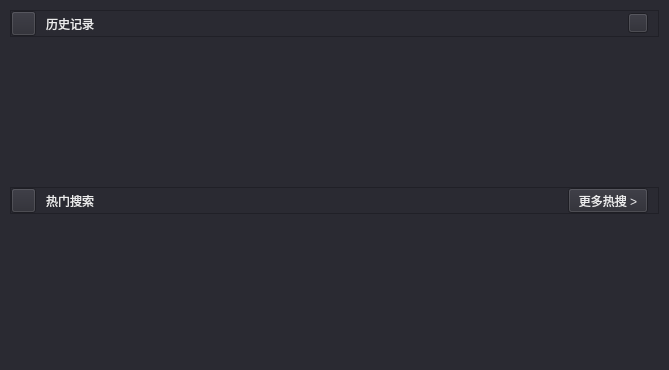
<?xml version="1.0" encoding="UTF-8"?>
<ui version="4.0">
 <class>SearchForm</class>
 <widget class="QWidget" name="SearchForm">
  <property name="geometry">
   <rect>
    <x>0</x>
    <y>0</y>
    <width>669</width>
    <height>370</height>
   </rect>
  </property>
  <property name="minimumSize">
   <size>
    <width>300</width>
    <height>370</height>
   </size>
  </property>
  <property name="maximumSize">
   <size>
    <width>16777215</width>
    <height>370</height>
   </size>
  </property>
  <property name="windowTitle">
   <string>Form</string>
  </property>
  <property name="styleSheet">
   <string notr="true">background-color: #2a2a32;</string>
  </property>
  <layout class="QVBoxLayout" name="verticalLayout_2">
   <property name="spacing">
    <number>10</number>
   </property>
   <property name="leftMargin">
    <number>10</number>
   </property>
   <property name="topMargin">
    <number>10</number>
   </property>
   <property name="rightMargin">
    <number>10</number>
   </property>
   <property name="bottomMargin">
    <number>10</number>
   </property>
   <item>
    <widget class="QStackedWidget" name="stackedWidget_search">
     <property name="currentIndex">
      <number>0</number>
     </property>
     <widget class="QWidget" name="page_his">
      <layout class="QVBoxLayout" name="verticalLayout_3">
       <property name="spacing">
        <number>0</number>
       </property>
       <property name="leftMargin">
        <number>0</number>
       </property>
       <property name="topMargin">
        <number>0</number>
       </property>
       <property name="rightMargin">
        <number>0</number>
       </property>
       <property name="bottomMargin">
        <number>0</number>
       </property>
       <item>
        <layout class="QVBoxLayout" name="verticalLayout">
         <property name="spacing">
          <number>5</number>
         </property>
         <item>
          <widget class="QFrame" name="frame_title_his">
           <property name="frameShape">
            <enum>QFrame::StyledPanel</enum>
           </property>
           <property name="frameShadow">
            <enum>QFrame::Raised</enum>
           </property>
           <layout class="QHBoxLayout" name="horizontalLayout_2">
            <property name="spacing">
             <number>0</number>
            </property>
            <property name="leftMargin">
             <number>0</number>
            </property>
            <property name="topMargin">
             <number>0</number>
            </property>
            <property name="rightMargin">
             <number>0</number>
            </property>
            <property name="bottomMargin">
             <number>0</number>
            </property>
            <item>
             <layout class="QHBoxLayout" name="horizontalLayout">
              <property name="spacing">
               <number>10</number>
              </property>
              <item>
               <widget class="QPushButton" name="btn_his_pic">
                <property name="minimumSize">
                 <size>
                  <width>25</width>
                  <height>25</height>
                 </size>
                </property>
                <property name="maximumSize">
                 <size>
                  <width>25</width>
                  <height>25</height>
                 </size>
                </property>
                <property name="focusPolicy">
                 <enum>Qt::StrongFocus</enum>
                </property>
                <property name="styleSheet">
                 <string notr="true">QPushButton
{
border-image: url(:/images/icon/his_pic.png);
}</string>
                </property>
                <property name="text">
                 <string/>
                </property>
               </widget>
              </item>
              <item>
               <widget class="QLabel" name="label_his_text">
                <property name="styleSheet">
                 <string notr="true">QLabel
{
color:#ececed;
font: 11pt &quot;楷体&quot;;
}</string>
                </property>
                <property name="text">
                 <string>历史记录</string>
                </property>
               </widget>
              </item>
              <item>
               <spacer name="horizontalSpacer">
                <property name="orientation">
                 <enum>Qt::Horizontal</enum>
                </property>
                <property name="sizeHint" stdset="0">
                 <size>
                  <width>348</width>
                  <height>20</height>
                 </size>
                </property>
               </spacer>
              </item>
              <item>
               <widget class="QPushButton" name="btn_his_delete">
                <property name="minimumSize">
                 <size>
                  <width>20</width>
                  <height>20</height>
                 </size>
                </property>
                <property name="maximumSize">
                 <size>
                  <width>20</width>
                  <height>20</height>
                 </size>
                </property>
                <property name="styleSheet">
                 <string notr="true">QPushButton
{
border-image: url(:/images/icon/his_delete.png);
}
QPushButton:hover
{
border-image: url(:/images/icon/his_delete_hover.png);
}</string>
                </property>
                <property name="text">
                 <string/>
                </property>
               </widget>
              </item>
              <item>
               <spacer name="horizontalSpacer_3">
                <property name="orientation">
                 <enum>Qt::Horizontal</enum>
                </property>
                <property name="sizeType">
                 <enum>QSizePolicy::Fixed</enum>
                </property>
                <property name="sizeHint" stdset="0">
                 <size>
                  <width>10</width>
                  <height>20</height>
                 </size>
                </property>
               </spacer>
              </item>
             </layout>
            </item>
           </layout>
          </widget>
         </item>
         <item>
          <widget class="QFrame" name="frame_histories">
           <layout class="QHBoxLayout" name="horizontalLayout_5">
            <property name="spacing">
             <number>8</number>
            </property>
            <item>
             <widget class="QListWidget" name="listWidget_his1">
              <property name="styleSheet">
               <string notr="true">QListWidget
{
padding-left:30px;
border:none;
font: 12pt &quot;楷体&quot;;
color: #68686d;
background-color: #2a2a32;
}

QListWidget::item
{
min-height:26px;
border-radius: 5px;
background-color: #2a2a32;
}

QListWidget::item:selected
{
background-color: #2a2a32;
font: 12pt &quot;楷体&quot;;
color: #68686d;
}

QListWidget::item:hover
{
background-color: #1e1e24;
font: 12pt &quot;楷体&quot;;
color: #56d6df;
}</string>
              </property>
             </widget>
            </item>
            <item>
             <widget class="QListWidget" name="listWidget_his2">
              <property name="styleSheet">
               <string notr="true">QListWidget
{
padding-left:30px;
border:none;
font: 12pt &quot;楷体&quot;;
color: #68686d;
background-color: #2a2a32;
}

QListWidget::item
{
min-height:26px;
border-radius: 5px;
background-color: #2a2a32;
}

QListWidget::item:selected
{
background-color: #2a2a32;
font: 12pt &quot;楷体&quot;;
color: #68686d;
}

QListWidget::item:hover
{
background-color: #1e1e24;
font: 12pt &quot;楷体&quot;;
color: #56d6df;
}</string>
              </property>
             </widget>
            </item>
           </layout>
          </widget>
         </item>
         <item>
          <widget class="QFrame" name="frame_title_hot">
           <property name="frameShape">
            <enum>QFrame::StyledPanel</enum>
           </property>
           <property name="frameShadow">
            <enum>QFrame::Raised</enum>
           </property>
           <layout class="QHBoxLayout" name="horizontalLayout_4">
            <property name="spacing">
             <number>0</number>
            </property>
            <property name="leftMargin">
             <number>0</number>
            </property>
            <property name="topMargin">
             <number>0</number>
            </property>
            <property name="rightMargin">
             <number>0</number>
            </property>
            <property name="bottomMargin">
             <number>0</number>
            </property>
            <item>
             <layout class="QHBoxLayout" name="horizontalLayout_3">
              <property name="spacing">
               <number>10</number>
              </property>
              <item>
               <widget class="QPushButton" name="btn_hot_pic">
                <property name="minimumSize">
                 <size>
                  <width>25</width>
                  <height>25</height>
                 </size>
                </property>
                <property name="maximumSize">
                 <size>
                  <width>25</width>
                  <height>25</height>
                 </size>
                </property>
                <property name="styleSheet">
                 <string notr="true">QPushButton
{
border-image: url(:/images/icon/his_hot.png);
}</string>
                </property>
                <property name="text">
                 <string/>
                </property>
               </widget>
              </item>
              <item>
               <widget class="QLabel" name="label_hot_text">
                <property name="styleSheet">
                 <string notr="true">QLabel
{
color:#ececed;
font: 11pt &quot;楷体&quot;;
}</string>
                </property>
                <property name="text">
                 <string>热门搜索</string>
                </property>
               </widget>
              </item>
              <item>
               <spacer name="horizontalSpacer_2">
                <property name="orientation">
                 <enum>Qt::Horizontal</enum>
                </property>
                <property name="sizeHint" stdset="0">
                 <size>
                  <width>348</width>
                  <height>20</height>
                 </size>
                </property>
               </spacer>
              </item>
              <item>
               <widget class="QPushButton" name="btn_hot_more">
                <property name="minimumSize">
                 <size>
                  <width>0</width>
                  <height>25</height>
                 </size>
                </property>
                <property name="maximumSize">
                 <size>
                  <width>16777215</width>
                  <height>25</height>
                 </size>
                </property>
                <property name="styleSheet">
                 <string notr="true">QPushButton
{
background-color: #2a2a32;
color:#ececed;
font: 11pt &quot;楷体&quot;;
/*text-decoration:underline;*/
}

QPushButton:hover
{
color: rgb(216, 30, 6);
}

</string>
                </property>
                <property name="text">
                 <string>更多热搜 &gt;</string>
                </property>
               </widget>
              </item>
              <item>
               <spacer name="horizontalSpacer_4">
                <property name="orientation">
                 <enum>Qt::Horizontal</enum>
                </property>
                <property name="sizeType">
                 <enum>QSizePolicy::Fixed</enum>
                </property>
                <property name="sizeHint" stdset="0">
                 <size>
                  <width>10</width>
                  <height>20</height>
                 </size>
                </property>
               </spacer>
              </item>
             </layout>
            </item>
           </layout>
          </widget>
         </item>
         <item>
          <widget class="QFrame" name="frame_hots">
           <layout class="QHBoxLayout" name="horizontalLayout_6">
            <property name="spacing">
             <number>8</number>
            </property>
            <item>
             <widget class="QListWidget" name="listWidget_hot1">
              <property name="styleSheet">
               <string notr="true">QListWidget
{
padding-left:30px;
border:none;
font: 12pt &quot;楷体&quot;;
color: #68686d;
background-color: #2a2a32;
}

QListWidget::item
{
min-height:26px;
border-radius: 5px;
background-color: #2a2a32;
}

QListWidget::item:selected
{
background-color: #2a2a32;
font: 12pt &quot;楷体&quot;;
color: #68686d;
}

QListWidget::item:hover
{
background-color: #1e1e24;
font: 12pt &quot;楷体&quot;;
color: #56d6df;
}</string>
              </property>
             </widget>
            </item>
            <item>
             <widget class="QListWidget" name="listWidget_hot2">
              <property name="styleSheet">
               <string notr="true">QListWidget
{
padding-left:30px;
border:none;
font: 12pt &quot;楷体&quot;;
color: #68686d;
background-color: #2a2a32;
}

QListWidget::item
{
min-height:26px;
border-radius: 5px;
background-color: #2a2a32;
}

QListWidget::item:selected
{
background-color: #2a2a32;
font: 12pt &quot;楷体&quot;;
color: #68686d;
}

QListWidget::item:hover
{
background-color: #1e1e24;
font: 12pt &quot;楷体&quot;;
color: #56d6df;
}</string>
              </property>
             </widget>
            </item>
           </layout>
          </widget>
         </item>
        </layout>
       </item>
      </layout>
     </widget>
     <widget class="QWidget" name="page_result">
      <layout class="QVBoxLayout" name="verticalLayout_4">
       <property name="spacing">
        <number>0</number>
       </property>
       <property name="leftMargin">
        <number>0</number>
       </property>
       <property name="topMargin">
        <number>0</number>
       </property>
       <property name="rightMargin">
        <number>0</number>
       </property>
       <property name="bottomMargin">
        <number>0</number>
       </property>
       <item>
        <widget class="QListWidget" name="listWidget_findresult">
         <property name="styleSheet">
          <string notr="true">QListWidget
{
padding:0px 2px;
border:none;
font: 12pt &quot;楷体&quot;;
color: #68686d;
background-color: #2a2a32;
}

QListWidget::item
{
min-height:28px;
border-radius: 5px;
background-color: #2a2a32;
}

QListWidget::item:selected
{
background-color: #2a2a32;
font: 12pt &quot;楷体&quot;;
color:#2ca5f9;
}

QListWidget::item:hover
{
background-color: #1e1e24;
font: 12pt &quot;楷体&quot;;
color:#2ca5f9;
}</string>
         </property>
        </widget>
       </item>
      </layout>
     </widget>
    </widget>
   </item>
  </layout>
 </widget>
 <resources/>
 <connections/>
</ui>
